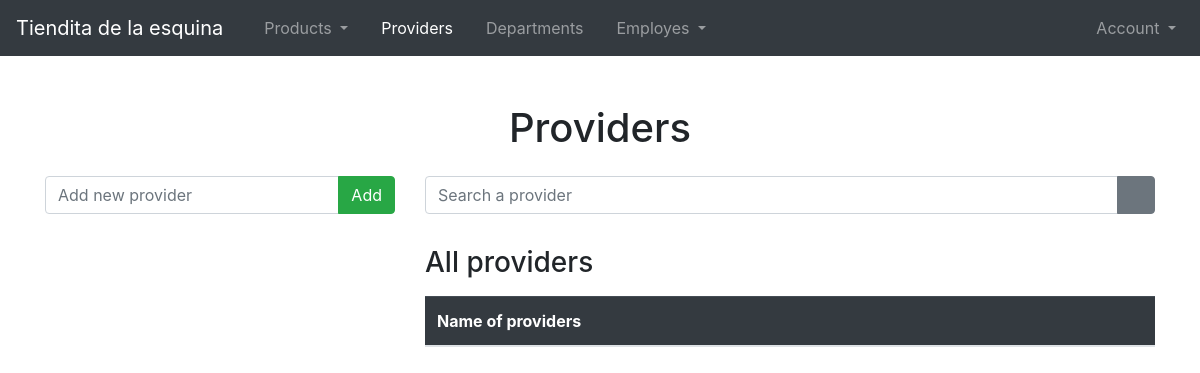
Page /providers/ on the earlier database version.
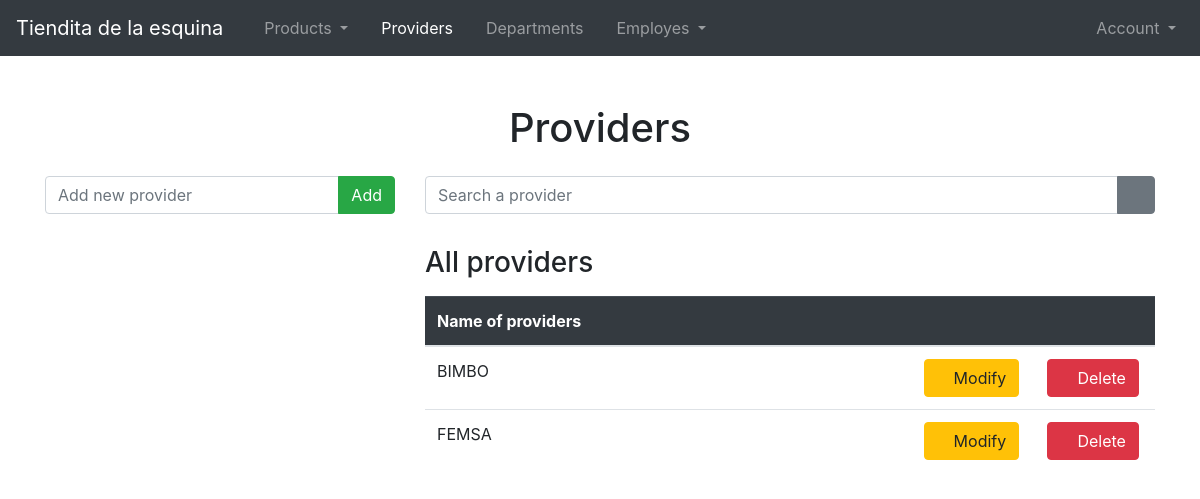
Same page on the later database version.
### Providers/models.py (models this page shows)
class Provider( models.Model ):
    provider_name = models.CharField(max_length = 100, blank = False)
    def __str__(self):
        return self.provider_name

### Providers/views.py (the view)
# urls.py: path('providers/', views.providers_view, name = 'showproviderspage'),
def providers_view( request ):
    form = AddProviderForm( request.POST or None )
    providers = Provider.objects.all().order_by('provider_name')
    if request.method == 'POST' and form.is_valid():
        form.save()
        return redirect('Providers:showproviderspage')
    return render( request, 'providers.html',{
        'titleOfPage': 'Providers',
        'nameOfApplication': NAME_OF_PROJECT,
        'camp': form,
        'providers': providers,
    } )

### Providers/forms.py
class AddProviderForm( ModelForm ):
    class Meta:
        model = Provider
        fields = [
            'provider_name'
        ]
    def __init__(self, *args, **kwargs):
        super().__init__(*args, **kwargs)
        self.fields['provider_name'].widget.attrs.update({
            'class': 'form-control',
            'placeholder': 'Add new provider',
            'onkeyup': 'this.value = this.value.toUpperCase();'
        })

### project.py (called while the page is built)
def NAME_OF_PROJECT():
    return 'Tiendita de la esquina'

### Providers/templates/providers.html (shortened to what this page needs)
{% extends 'shared/body.html' %}
{% block content %}
    <div class="col-12 mb-3">
        <center>
            <h1>Providers</h1>
        </center>
    </div>
    <div class="col-12 col-sm-12 col-md-5 col-lg-4 col-xl-4 ">
        <form method="post">
            <div class="input-group mb-3">
                {{ camp.provider_name }}
                <div class="input-group-append">
                    <button type="submit" class="btn btn-success">Add</button>
                </div>
            </div>
        </form>
    </div>
    <div class="col-12 col-sm-12 col-md-7 col-lg-8 col-xl-8 mt-4 mt-sm-4 mt-md-0 mt-lg-0 mt-xl-0">
        <div class="row">
            <div class="col-12">
                <div class="input-group mb-3">
                    <input type="text" class="form-control" placeholder="Search a provider">
                    <div class="input-group-append">
                        <button type="button" class="btn btn-secondary">
                            <i class="bi bi-search"></i>
                        </button>
                    </div>
                </div>
            </div>
        </div>
        <div class="row">
            <div class="col-12 mt-3">
                <h3>All providers</h3>
            </div>
        </div>
        <div class="row">
            <div class="col-12 mt-2">
                <div class="table-responsive">
                    <table class="table">
                        <thead class="table-dark">
                            <tr>
                                <th scope="col">Name of providers</th>
                                <th scope="col"></th>
                                <th scope="col"></th>
                            </tr>
                        </thead>
                        <tbody>
                            {% for prov in providers %}
                                <tr class>
                                    <td class="col-8">{{ prov }}</td>
                                    <td>
                                        <button class="btn btn-warning">
                                            <i class="bi bi-pencil"></i>
                                            Modify
                                        </button>
                                    </td>
                                    <td>
                                        <button class="btn btn-danger">
                                            <i class="bi bi-trash"></i>
                                            Delete
                                        </button>
                                    </td>
                                </tr>
                            {% endfor %}
                        </tbody>
                    </table>
                </div>
            </div>
        </div>
    </div>
{% endblock %}

Differences in the rows shown:
added Provider: provider_name "BIMBO"
added Provider: provider_name "FEMSA"
